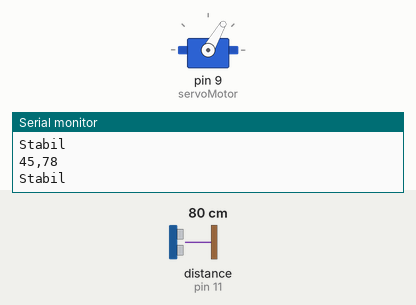
This sketch was run on a simulated Arduino Uno, built with avr-gcc and run on an emulated ATmega328P. Parts: servo, the last lines printed to the serial monitor. Wiring (inferred from the names in the program): ultrasonic range finder: trigger pin 10; echo pin 11. Inputs (shaded band) come from the test bench; at power-on: distance to the obstacle (sensor on pin 11) 80 cm. The echo pulse lasts 58.3 µs per cm.

Above: at 1.8 s.
1.9 s: distance to the obstacle (sensor on pin 11) set to 2 cm
At 2.9 s:
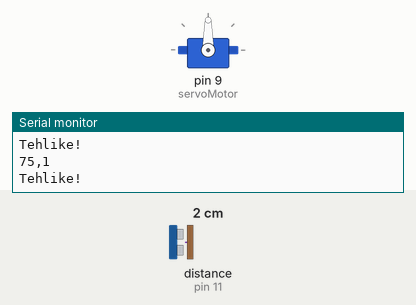
5.0 s: distance to the obstacle (sensor on pin 11) set to 250 cm
At 5.8 s:
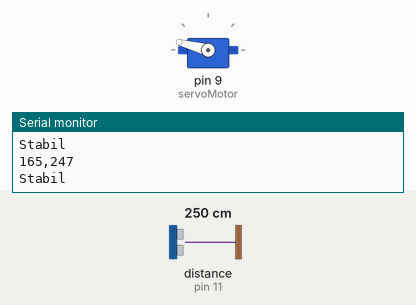
7.5 s: distance to the obstacle (sensor on pin 11) set to 4 cm
At 7.9 s:
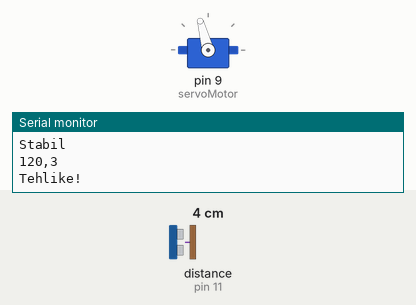
Timing chart, 0 to 16.6 s (numbered marks = the images above; inputs shaded):
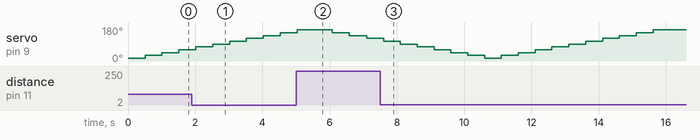

The sketch:

radar_device.ino
```cpp
#include <Servo.h>

Servo servoMotor; // Servo motor için
const int trigPin = 10;
const int echoPin = 11;
long duration;
int distance;

void setup() {
  servoMotor.attach(9); // Servo motorun bağlı olduğu pin
  pinMode(trigPin, OUTPUT); // HC-SR04 trig pinini çıkış olarak ayarla
  pinMode(echoPin, INPUT);  // HC-SR04 echo pinini giriş olarak ayarla
  Serial.begin(9600);       // Seri haberleşmeyi başlat
}

void loop() {
  for (int i = 15; i <= 165; i += 15) { // Servo motoru 15 derecelik adımlarla hareket ettir
    servoMotor.write(i);               // Servo motoru i açısına döndür
    delay(500);                        // Servo motorun dönüşünü bekleyin
    distance = readUltrasonicDistance(trigPin, echoPin);
    Serial.print(i);                   // Açıyı seri port üzerinden gönder
    Serial.print(",");
    Serial.println(distance);          // Mesafeyi seri port üzerinden gönder
    checkDistance(distance);           // Mesafeyi kontrol et ve uyarı ver
  }

  for (int i = 165; i > 15; i -= 15) { // Servo motoru geri döndür
    servoMotor.write(i);
    delay(500);
    distance = readUltrasonicDistance(trigPin, echoPin);
    Serial.print(i);
    Serial.print(",");
    Serial.println(distance);
    checkDistance(distance);           // Mesafeyi kontrol et ve uyarı ver
  }
}

int readUltrasonicDistance(int trigPin, int echoPin) {
  digitalWrite(trigPin, LOW);
  delayMicroseconds(2);
  digitalWrite(trigPin, HIGH); // Ultrasonik sinyali gönder
  delayMicroseconds(10);
  digitalWrite(trigPin, LOW);
  duration = pulseIn(echoPin, HIGH); // Echo pininden yankı süresini ölç
  distance = duration * 0.034 / 2;  // Mesafeyi hesapla
  return distance;
}

void checkDistance(int distance) {
  if (distance <= 10) {
    Serial.println("Tehlike!"); // Eğer mesafe 10 cm veya daha az ise uyar
  } else {
    Serial.println("Stabil");   // Aksi durumda stabil mesajını göster
  }
}
```
